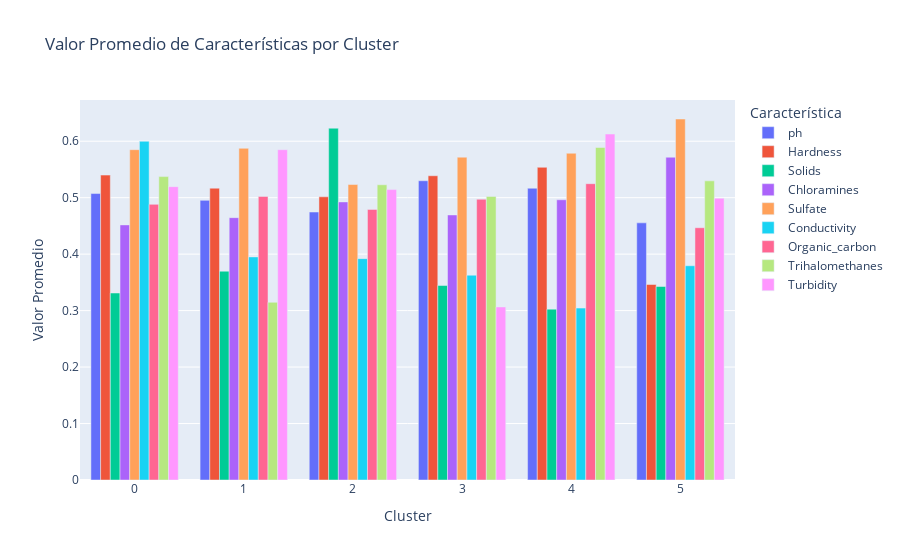

This figure's notebook cell:
### Code cell
# y en un solo grafico
# Convertir el DataFrame de valores promedio por cluster a formato largo (long format)
cluster_means_long = cluster_means2.reset_index().melt(id_vars='cluster', var_name='Feature', value_name='Valor Promedio')

# Crear el gráfico de barras utilizando Plotly Express
fig = px.bar(cluster_means_long, x='cluster', y='Valor Promedio', color='Feature', barmode='group',
             labels={'cluster': 'Cluster', 'Valor Promedio': 'Valor Promedio', 'Feature': 'Característica'},
             title='Valor Promedio de Características por Cluster')
fig.show()

### Figure 1 — Plotly figure (JSON) as saved in the notebook; plotly's stock layout.template omitted (floating-point values rounded to 4 significant figures)
{"data": [{"alignmentgroup": "True", "hovertemplate": "Característica=ph<br>Cluster=%{x}<br>Valor Promedio=%{y}<extra></extra>", "legendgroup": "ph", "marker": {"color": "#636efa", "pattern": {"shape": ""}}, "name": "ph", "offsetgroup": "ph", "orientation": "v", "showlegend": true, "textposition": "auto", "type": "bar", "x": [0, 1, 2, 3, 4, 5], "xaxis": "x", "y": [0.5073, 0.4953, 0.4746, 0.53, 0.5167, 0.4554], "yaxis": "y"}, {"alignmentgroup": "True", "hovertemplate": "Característica=Hardness<br>Cluster=%{x}<br>Valor Promedio=%{y}<extra></extra>", "legendgroup": "Hardness", "marker": {"color": "#EF553B", "pattern": {"shape": ""}}, "name": "Hardness", "offsetgroup": "Hardness", "orientation": "v", "showlegend": true, "textposition": "auto", "type": "bar", "x": [0, 1, 2, 3, 4, 5], "xaxis": "x", "y": [0.54, 0.5168, 0.5016, 0.5388, 0.5538, 0.3462], "yaxis": "y"}, {"alignmentgroup": "True", "hovertemplate": "Característica=Solids<br>Cluster=%{x}<br>Valor Promedio=%{y}<extra></extra>", "legendgroup": "Solids", "marker": {"color": "#00cc96", "pattern": {"shape": ""}}, "name": "Solids", "offsetgroup": "Solids", "orientation": "v", "showlegend": true, "textposition": "auto", "type": "bar", "x": [0, 1, 2, 3, 4, 5], "xaxis": "x", "y": [0.3312, 0.3698, 0.6231, 0.3444, 0.3026, 0.3427], "yaxis": "y"}, {"alignmentgroup": "True", "hovertemplate": "Característica=Chloramines<br>Cluster=%{x}<br>Valor Promedio=%{y}<extra></extra>", "legendgroup": "Chloramines", "marker": {"color": "#ab63fa", "pattern": {"shape": ""}}, "name": "Chloramines", "offsetgroup": "Chloramines", "orientation": "v", "showlegend": true, "textposition": "auto", "type": "bar", "x": [0, 1, 2, 3, 4, 5], "xaxis": "x", "y": [0.4518, 0.4646, 0.4925, 0.4694, 0.4963, 0.5717], "yaxis": "y"}, {"alignmentgroup": "True", "hovertemplate": "Característica=Sulfate<br>Cluster=%{x}<br>Valor Promedio=%{y}<extra></extra>", "legendgroup": "Sulfate", "marker": {"color": "#FFA15A", "pattern": {"shape": ""}}, "name": "Sulfate", "offsetgroup": "Sulfate", "orientation": "v", "showlegend": true, "textposition": "auto", "type": "bar", "x": [0, 1, 2, 3, 4, 5], "xaxis": "x", "y": [0.585, 0.5874, 0.5233, 0.5718, 0.5787, 0.6393], "yaxis": "y"}, {"alignmentgroup": "True", "hovertemplate": "Característica=Conductivity<br>Cluster=%{x}<br>Valor Promedio=%{y}<extra></extra>", "legendgroup": "Conductivity", "marker": {"color": "#19d3f3", "pattern": {"shape": ""}}, "name": "Conductivity", "offsetgroup": "Conductivity", "orientation": "v", "showlegend": true, "textposition": "auto", "type": "bar", "x": [0, 1, 2, 3, 4, 5], "xaxis": "x", "y": [0.5999, 0.3951, 0.392, 0.3627, 0.3045, 0.3794], "yaxis": "y"}, {"alignmentgroup": "True", "hovertemplate": "Característica=Organic_carbon<br>Cluster=%{x}<br>Valor Promedio=%{y}<extra></extra>", "legendgroup": "Organic_carbon", "marker": {"color": "#FF6692", "pattern": {"shape": ""}}, "name": "Organic_carbon", "offsetgroup": "Organic_carbon", "orientation": "v", "showlegend": true, "textposition": "auto", "type": "bar", "x": [0, 1, 2, 3, 4, 5], "xaxis": "x", "y": [0.4882, 0.5023, 0.4793, 0.4973, 0.5248, 0.4468], "yaxis": "y"}, {"alignmentgroup": "True", "hovertemplate": "Característica=Trihalomethanes<br>Cluster=%{x}<br>Valor Promedio=%{y}<extra></extra>", "legendgroup": "Trihalomethanes", "marker": {"color": "#B6E880", "pattern": {"shape": ""}}, "name": "Trihalomethanes", "offsetgroup": "Trihalomethanes", "orientation": "v", "showlegend": true, "textposition": "auto", "type": "bar", "x": [0, 1, 2, 3, 4, 5], "xaxis": "x", "y": [0.5374, 0.3147, 0.5228, 0.5023, 0.5889, 0.5298], "yaxis": "y"}, {"alignmentgroup": "True", "hovertemplate": "Característica=Turbidity<br>Cluster=%{x}<br>Valor Promedio=%{y}<extra></extra>", "legendgroup": "Turbidity", "marker": {"color": "#FF97FF", "pattern": {"shape": ""}}, "name": "Turbidity", "offsetgroup": "Turbidity", "orientation": "v", "showlegend": true, "textposition": "auto", "type": "bar", "x": [0, 1, 2, 3, 4, 5], "xaxis": "x", "y": [0.5195, 0.585, 0.5143, 0.3065, 0.6127, 0.499], "yaxis": "y"}], "layout": {"barmode": "group", "legend": {"title": {"text": "Característica"}, "tracegroupgap": 0}, "title": {"text": "Valor Promedio de Características por Cluster"}, "xaxis": {"anchor": "y", "domain": [0, 1], "title": {"text": "Cluster"}}, "yaxis": {"anchor": "x", "domain": [0, 1], "title": {"text": "Valor Promedio"}}}}
